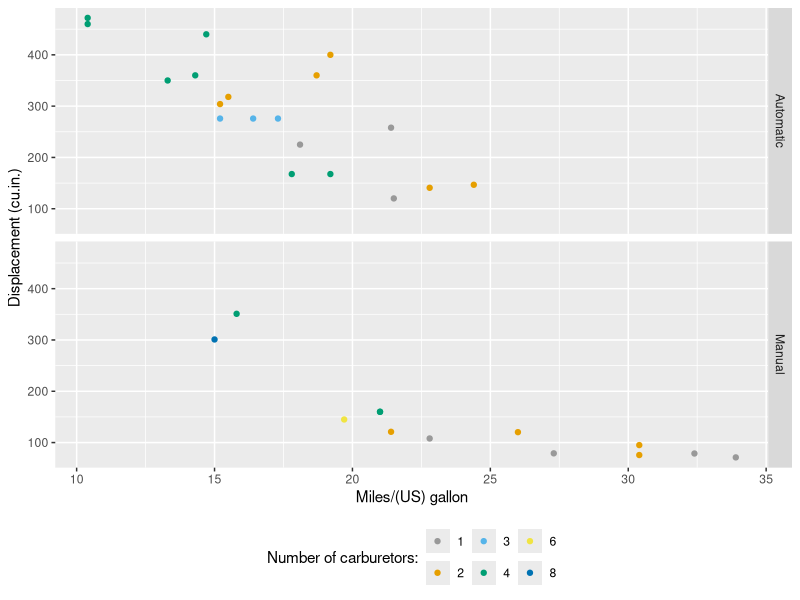
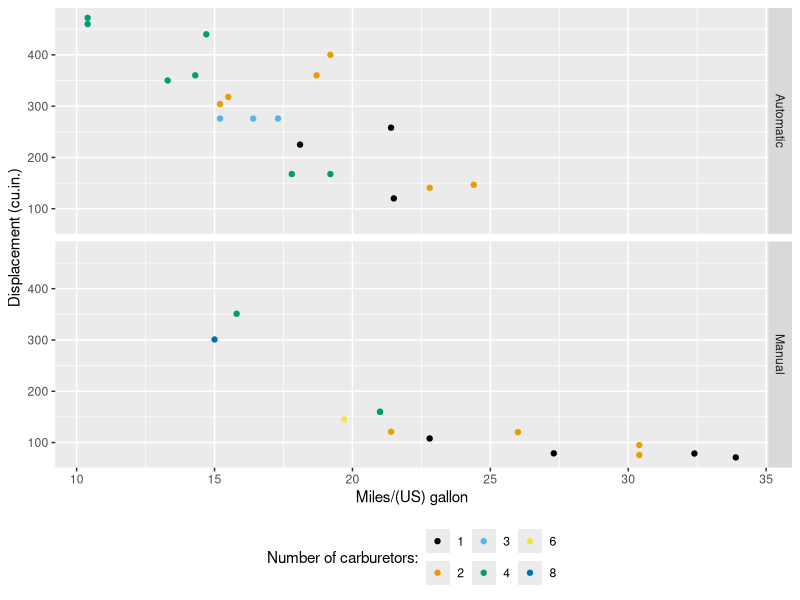
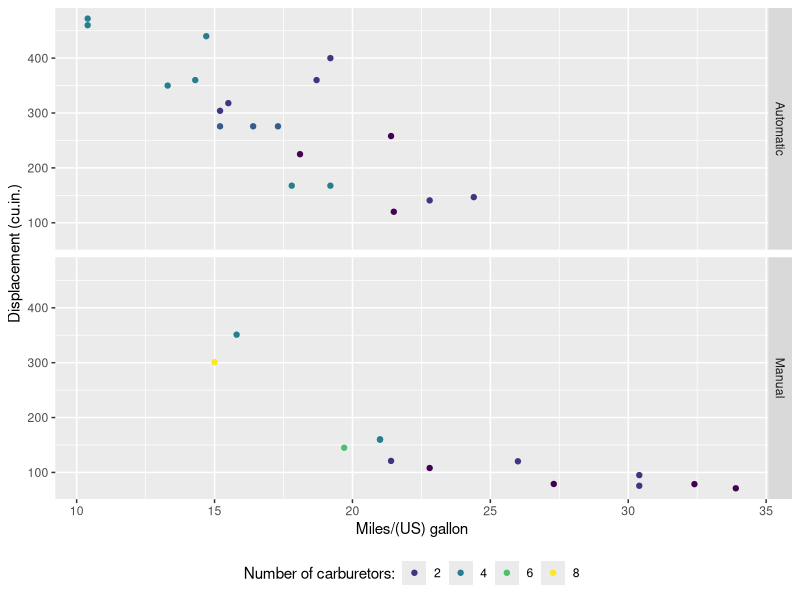

These charts were generated, in order, by the following R code:
## ---- chunk 1
knitr::opts_chunk$set(echo = TRUE)
library(ggplot2)
# colour blind palettes for charts
# http://www.cookbook-r.com/Graphs/Colors_(ggplot2)/#a-colorblind-friendly-palette
# with grey
cbgPalette <- c("#999999", "#E69F00", "#56B4E9", "#009E73", "#F0E442", "#0072B2", "#D55E00", "#CC79A7")
# with black
cbbPalette <- c("#000000", "#E69F00", "#56B4E9", "#009E73", "#F0E442", "#0072B2", "#D55E00", "#CC79A7")
## ---- chunk 2
df <- mtcars

df$auto <- ifelse(df$am == 0, "Automatic", "Manual") # set labels
p <- ggplot2::ggplot(df, aes(x = mpg, y = disp, colour = as.factor(carb))) +
  guides(colour = guide_legend(title = "Number of carburetors:")) +
  theme(legend.position="bottom") +
  scale_colour_manual(values=cbgPalette) + # use colour-blind friendly grey palette
  geom_point() # <- make the plot in an object first
p + labs(x = "Miles/(US) gallon", y = "Displacement (cu.in.)") + facet_grid(auto ~ .) # <- draw the plot and add more features
## ---- chunk 3


p <- ggplot2::ggplot(df, aes(x = mpg, y = disp, colour = as.factor(carb))) +
  guides(colour = guide_legend(title = "Number of carburetors:")) +
  theme(legend.position="bottom") +
  scale_colour_manual(values=cbbPalette) + # use colour-blind friendly grey palette
  geom_point() # <- make the plot in an object first
p + labs(x = "Miles/(US) gallon", y = "Displacement (cu.in.)") + facet_grid(auto ~ .) # <- draw the plot and add more features
## ---- chunk 4
library(viridis)
p <- ggplot2::ggplot(df, aes(x = mpg, y = disp, colour = carb)) +
  guides(colour = guide_legend(title = "Number of carburetors:")) +
  theme(legend.position="bottom") +
  scale_colour_viridis() + # use viridis
  geom_point() # <- make the plot in an object first
p + labs(x = "Miles/(US) gallon", y = "Displacement (cu.in.)") + facet_grid(auto ~ .) # <- draw the plot and add more features
